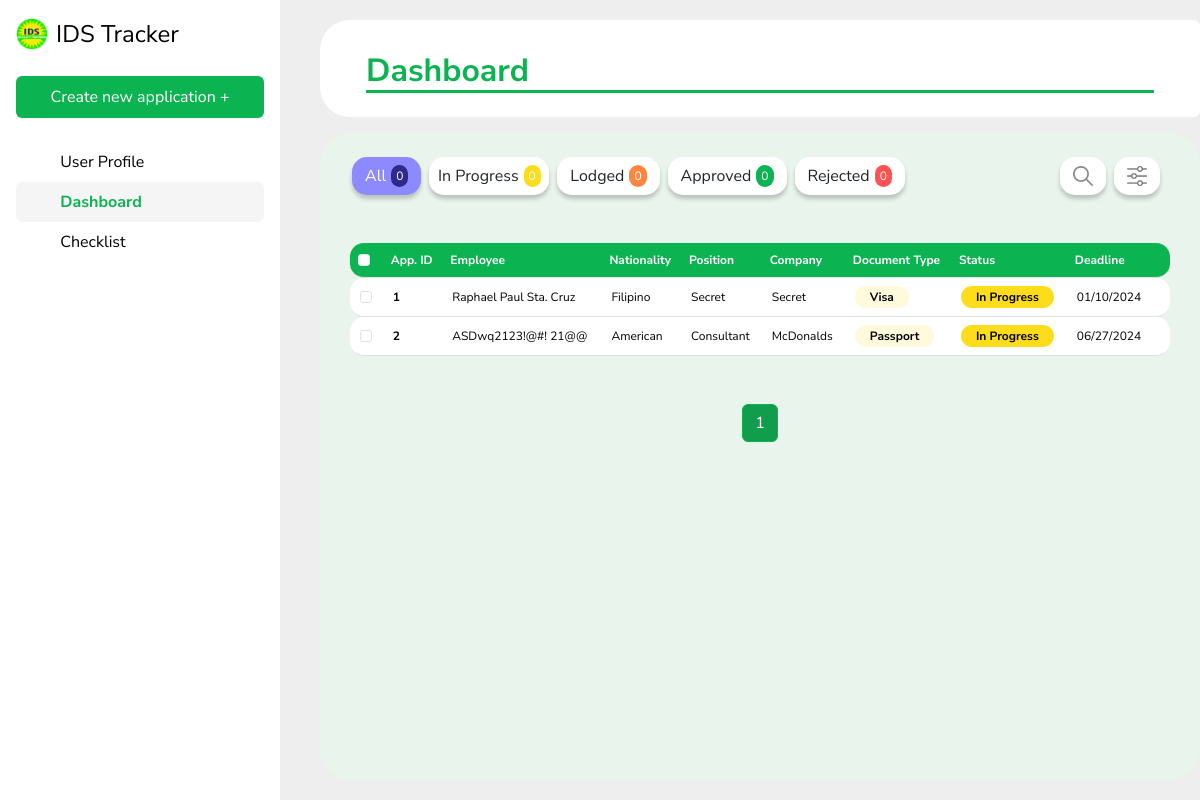
The app's page /dashboard, older data.
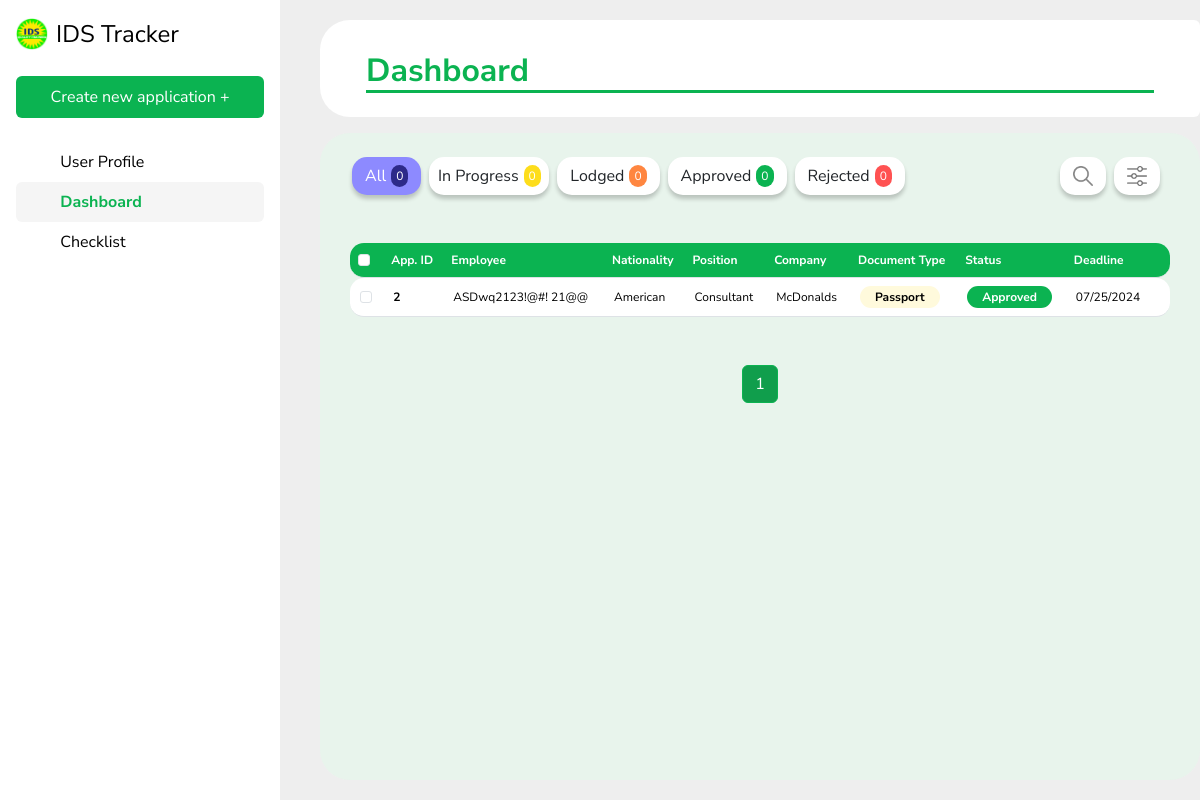
The same page, newer data.
### IDSapp/models.py (models this page shows, shortened)
class BaseApplication(models.Model):
    class Meta:
        abstract = True
    application_types = [
        ('Renewal', 'Renewal'),
        ('Application', 'Application')
    ]
    document_types = [
        ('Visa', 'Visa'),
        ('Passport', 'Passport'),
        ('Work Permit', 'Work Permit')
    ]
    statuses = [
        ('In Progress', 'In Progress'),
        ('Lodged', 'Lodged'),
        ('Rejected', 'Rejected'),
        ('Approved', 'Approved'),
        ('Archived', 'Archived')
    ]
    conditions = [
        ('Active', 'Active'),
        ('Archived', 'Archived')
    ]
    firstName = models.CharField(max_length = 50)
    lastName = models.CharField(max_length = 50)
    nationality = models.CharField(max_length = 50)
    companyPos = models.CharField(max_length = 50)
    passportNo = models.CharField(max_length = 15)
    expirationDate = models.DateField(blank=True, null=True)
    deadline = models.DateField(blank=True, null=True)
    status = models.CharField(max_length = 20, choices = statuses)
    applicationType = models.CharField(max_length = 20, choices = application_types)
    documentType = models.CharField(max_length = 20, choices = document_types)
    businessUnit = models.CharField(max_length = 50)
    condition = models.CharField(max_length = 20, choices = conditions)
    comment = models.TextField(blank=True, null=True)
    priority = models.IntegerField(default=0)
    objects = models.Manager()
    def getFirstName(self):
        return self.firstName
    def getLastName(self):
        return self.lastName
    def getNationality(self):
        return self.nationality
    def getCompanyPos(self):
        return self.companyPos
    def getDeadline(self):
        return self.deadline.strftime('%m/%d/%Y') if self.deadline else None
    def getStatus(self):
        return self.status
    def getDocumentType(self):
        return self.documentType
    def getBusinessUnit(self):
        return self.businessUnit

class Application(BaseApplication):
    pass

### IDSapp/views.py (the view)
# urls.py: path('dashboard', views.view_dashboard, name = 'view_dashboard'),
def view_dashboard(request):
    application_list = Application.objects.all().order_by('-priority', 'deadline')
    paginator = Paginator(application_list, 10)  # Show 20 applications per page.
    page_number = request.GET.get('page')
    applications = paginator.get_page(page_number)
    return render(request, 'dashboard.html', {'applications': applications})

### IDSapp/templates/dashboard.html (shortened to what this page needs)
{% extends 'base.html' %}
{% load static %}
{% block content %}
<div style="padding-top: 20px; margin-left: 40px;">
    <div class="card" style="border: none; border-bottom-left-radius: 30px; border-top-left-radius: 30px;">
        <div class="card-body">
            <h2 class="card-title mt-3" style="margin-left: 30px; margin-right: 30px; color: #0BB351; font-weight: bold; border-bottom: 3px solid #0BB351;">Dashboard</h2>
        </div>
    </div>
    <div id="dynamicCard" class="card mt-3" style="border: none; background: #e8f4ec; border-radius: 30px;">
        <div class="row mt-4" style="margin-left: 20px; margin-right: 20px;">
            <div class="col-6 d-flex justify-content-start">
                <a class="btn d-flex align-items-center justify-content-center me-2" style="border-radius: 15px; background: #8D8AFF; color: #ffffff; box-shadow: 0px 4px 4px 0px rgba(0, 0, 0, 0.20);">
                    <span style="margin-right: 5px;">All</span>
                    <p style="margin: 0; border-radius: 10px; background: #2D2A89; font-size: 12px; padding: 2px 5px;">0</p>
                </a>
                <a class="btn d-flex align-items-center justify-content-center me-2" style="min-width: 120px; border-radius: 15px; background: #ffffff; box-shadow: 0px 4px 4px 0px rgba(0, 0, 0, 0.20); padding: 5px 10px;">
                    <span style="margin-right: 5px; white-space: nowrap;">In Progress</span>
                    <p style="margin: 0; border-radius: 10px; background: #FDDD1B; color: #ffffff; font-size: 12px; padding: 2px 5px;">0</p>
                </a>
                <a class="btn d-flex align-items-center justify-content-center me-2" style="border-radius: 15px; background: #ffffff; box-shadow: 0px 4px 4px 0px rgba(0, 0, 0, 0.20);">
                    <span style="margin-right: 5px;">Lodged</span>
                    <p style="margin: 0; border-radius: 10px; background: #FF8640; color: #ffffff; font-size: 12px; padding: 2px 5px;">0</p>
                </a>
                <a class="btn d-flex align-items-center justify-content-center me-2" style="border-radius: 15px; background: #ffffff; box-shadow: 0px 4px 4px 0px rgba(0, 0, 0, 0.20);">
                    <span style="margin-right: 5px;">Approved</span>
                    <p style="margin: 0; border-radius: 10px; background: #0BB351; color: #ffffff; font-size: 12px; padding: 2px 5px;">0</p>
                </a>
                <a class="btn d-flex align-items-center justify-content-center me-2" style="border-radius: 15px; background: #ffffff; box-shadow: 0px 4px 4px 0px rgba(0, 0, 0, 0.20);">
                    <span style="margin-right: 5px;">Rejected</span>
                    <p style="margin: 0; border-radius: 10px; background: #FF5252; color: #ffffff; font-size: 12px; padding: 2px 5px;">0</p>
                </a>
            </div>
            <div class="col-6 d-flex justify-content-end">
                <a class="btn d-flex align-items-center justify-content-center me-2" style="border-radius: 15px; background: #ffffff; box-shadow: 0px 4px 4px 0px rgba(0, 0, 0, 0.20);">
                    <img src="{% static 'search.png' %}" width="20" height="20" alt="IDS Logo">
                </a>
                <a class="btn d-flex align-items-center justify-content-center me-2" style="border-radius: 15px; background: #ffffff; box-shadow: 0px 4px 4px 0px rgba(0, 0, 0, 0.20);">
                    <img src="{% static 'sort.png' %}" width="20" height="20" alt="IDS Logo">
                </a>
            </div>
        </div>
        <div style="margin-left: 30px; margin-right: 30px;">
            <table class="table table-hover mt-5 mb-5" style="font-size: 12px;">
                <thead style="border-radius: 14px;">
                    <th scope="col" style="background-color: #0BB351; color: #ffffff;"><input class="form-check-input" type="checkbox" id="selectAll"></th>
                    <th scope="col" style="background-color: #0BB351; color: #ffffff;"> App. ID </th>
                    <th scope="col" style="background-color: #0BB351; color: #ffffff;"> Employee </th>
                    <th scope="col" style="background-color: #0BB351; color: #ffffff;"> Nationality </th>
                    <th scope="col" style="background-color: #0BB351; color: #ffffff;"> Position </th>
                    <th scope="col" style="background-color: #0BB351; color: #ffffff;"> Company </th>
                    <th scope="col" style="background-color: #0BB351; color: #ffffff;"> Document Type </th>
                    <th scope="col" style="background-color: #0BB351; color: #ffffff;"> Status </th>
                    <th scope="col" style="background-color: #0BB351; color: #ffffff;"> Deadline </th>
                    <th scope="col" style="background-color: #0BB351; color: #ffffff;" id="binIconColumn">
                    </th>
                </thead>
                <tbody>
                    {% for a in applications %}
                    <tr class="table-row">
                        <td><a href="{% url 'view_application' pk=a.pk %}" class="row-link"><input type="checkbox" class="row-checkbox form-check-input" value="{{ a.pk }}"></a></td>
                        <td><a href="{% url 'view_application' pk=a.pk %}" class="row-link"><span style="font-weight: bold;">{{ a.pk }}</span></a></td>
                        <td><a href="{% url 'view_application' pk=a.pk %}" class="row-link">{{ a.getFirstName }} {{ a.getLastName }}</a></td>
                        <td><a href="{% url 'view_application' pk=a.pk %}" class="row-link"> {{ a.getNationality }} </a></td>
                        <td><a href="{% url 'view_application' pk=a.pk %}" class="row-link"> {{ a.getCompanyPos }} </a></td>
                        <td><a href="{% url 'view_application' pk=a.pk %}" class="row-link"> {{ a.getBusinessUnit }} </a></td>
                        <td><a href="{% url 'view_application' pk=a.pk %}" class="row-link"><span style="border-radius: 14px; background: #FFFADC; font-weight: bold; padding-left: 15px; padding-right: 15px; padding-top: 3px; padding-bottom: 3px;">{{ a.getDocumentType }}</span></a></td>
                        <td> <a href="{% url 'view_application' pk=a.pk %}" class="row-link">
                            <span class="status-label
                                {% if a.getStatus == 'In Progress' %}status-in-progress
                                {% elif a.getStatus == 'Lodged' %}status-lodged
                                {% elif a.getStatus == 'Approved' %}status-approved
                                {% elif a.getStatus == 'Rejected' %}status-rejected
                                {% endif %}
                            ">
                                {{ a.getStatus }}
                            </span>
                        </td></a>
                        <td><a href="{% url 'view_application' pk=a.pk %}" class="row-link"> {{ a.getDeadline }} </a></td>
                        <td>  </td>
                    </tr>
                    {% endfor %}
                </tbody>
            </table>
        </div>
        <div>
            <nav aria-label="Page navigation example">
                <ul class="pagination justify-content-center">
                    {% for num in applications.paginator.page_range %}
                        {% if applications.number == num %}
                            <li class="page-item active"><a class="page-link" href="?page={{ num }}">{{ num }}</a></li>
                        {% elif num > applications.number|add:'-3' and num < applications.number|add:'3' %}
                            <li class="page-item"><a class="page-link" href="?page={{ num }}">{{ num }}</a></li>
                        {% endif %}
                    {% endfor %}
                </ul>
            </nav>
        </div>
    </div>
</div>
{% endblock %}

### IDSapp/templates/base.html (shortened to what this page needs)
{% load static %}
<!DOCTYPE html>
<html lang="en">
    <head>
        <link href="https://cdn.jsdelivr.net/npm/bootstrap@5.3.2/dist/css/bootstrap.min.css" rel="stylesheet">
    </head>
    <body>
        <div class="d-flex flex-column flex-shrink-0 p-3 text-black bg-white vh-100 position-fixed" style="width: 280px;">
            <a class="d-flex align-items-center mb-3 mb-md-0 me-md-auto text-black text-decoration-none pb-4">
                <img src="{% static 'idslogo.png' %}" width="32" height="32" class="me-2" alt="IDS Logo">
                <span class="fs-4">IDS Tracker</span>
            </a>
            <a href="{% url 'create_application' %}" class="text-decoration-none btn pt-2 pb-2 mb-4" style="background-color: #0BB351; color: #ffffff";>Create new application +</a>
            <ul class="nav nav-pills flex-column mb-auto">
                <li>
                    <a href="{% url 'edit_account' %}" class="nav-link {% if request.resolver_match.url_name == 'edit_account' %}active{% endif %}">
                    <svg class="bi me-2" width="16" height="16"><use xlink:href="#table"></use></svg>
                    User Profile
                    </a>
                </li>
                <li>
                    <a href="{% url 'view_dashboard' %}" class="nav-link {% if request.resolver_match.url_name == 'view_dashboard' %}active{% endif %}">
                    <svg class="bi me-2" width="16" height="16"><use xlink:href="#speedometer2"></use></svg>
                    Dashboard
                    </a>
                </li>
                <li>
                    <a href="{% url 'view_checklist' %}" class="nav-link {% if request.resolver_match.url_name == 'view_checklist' %}active{% endif %}">
                    <svg class="bi me-2" width="16" height="16"><use xlink:href="#table"></use></svg>
                    Checklist
                    </a>
                </li>
            </ul>
        </div>
        <div class="main-content" style="margin-left: 280px;">
            {% block content %}
            {% endblock %}
        </div>
    </body>
</html>

### IDSapp/templates/base.html (style rules this page uses)
.nav-link.active { background-color: #F5F5F5 !important; color: #0BB351 !important; font-weight: bold; }
.nav-link { color: #000000 !important; }
body { background-color: #EEE; font-family: 'Nunito Sans', sans-serif; }

### IDSapp/templates/dashboard.html (style rules this page uses)
.table thead th:first-child { border-top-left-radius: 14px; border-bottom-left-radius: 14px; }
.table thead th:last-child { border-top-right-radius: 14px; border-bottom-right-radius: 14px; }
.table-row td:first-child { border-top-left-radius: 14px; border-bottom-left-radius: 14px; }
.table-row td:last-child { border-top-right-radius: 14px; border-bottom-right-radius: 14px; }
.table { border-spacing: 0; border-collapse: separate; }
.status-label { border-radius: 14px; font-weight: bold; padding: 3px 15px; }
.status-approved { background-color: #0BB351; color: #ffffff; }
.status-label { border-radius: 14px; font-weight: bold; padding: 3px 15px; white-space: nowrap; }
td { padding: 8px; }
.row-link { display: block; width: 100%; height: 100%; color: inherit; text-decoration: none; padding: 2px; }
.page-item.active .page-link { background-color: #109E4C; border-color: #0BB351; color: white; }
.page-item .page-link { color: #0BB351; }

Row changes from the older to the newer data that the page shows:
removed Application: pk "1", getFirstName "Raphael Paul", getLastName "Sta. Cruz", getNationality "Filipino", getCompanyPos "Secret", getBusinessUnit "Secret", getDocumentType "Visa", getStatus "In Progress", getDeadline "01/10/2024"
changed Application "ASDwq2123!@#!": status "In Progress" → "Approved" (drawn); getStatus "In Progress" → "Approved"; getDeadline "06/27/2024" → "07/25/2024"
